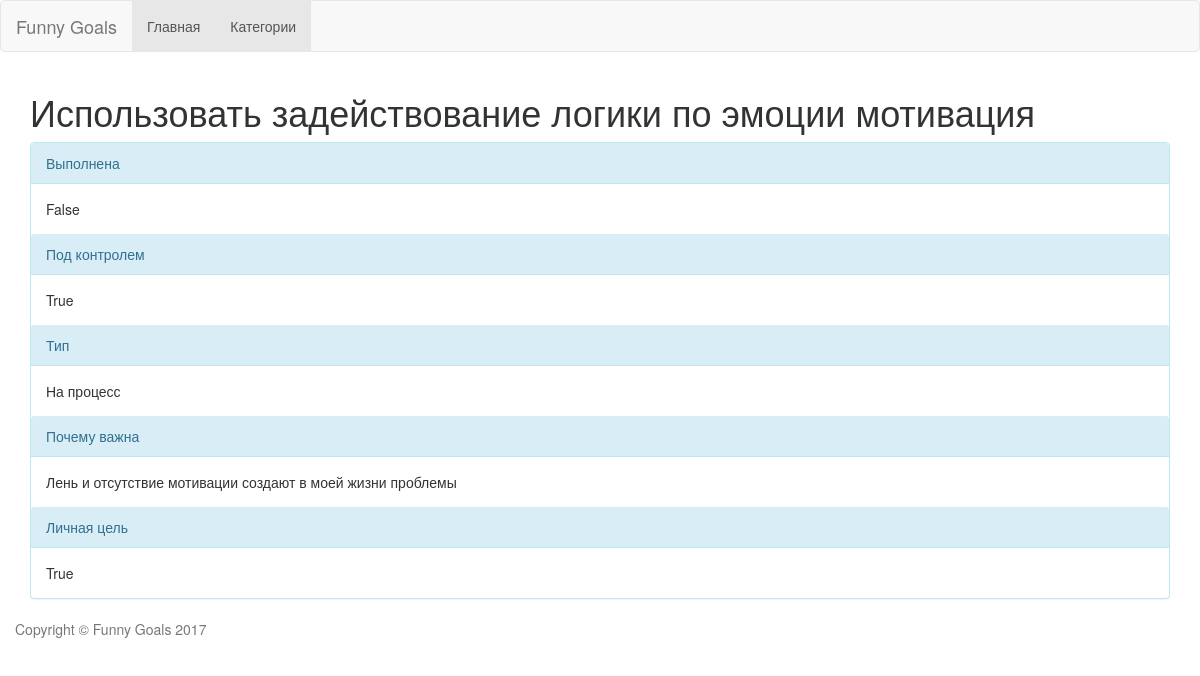
/goals/goal/detail/22, run on the app's committed database.
### goal_app/models.py (models this page shows, shortened)
class Goal(models.Model):
    name = models.CharField(max_length=64)
    is_success = models.BooleanField(default=False)
    in_control = models.BooleanField(default=False)
    refs_in_control = models.ManyToManyField('self', null=True, blank=True)
    is_personal = models.BooleanField(default=False)
    def has_refs_in_control(self):
        return self.in_control or bool(self.refs_in_control.all())
    TODAY = 'TD'
    SHORT = 'SH'
    MIDDLE = 'MD'
    LONG = 'LG'
    BY_TIME = (
        (TODAY, 'На сегодня'),
        (SHORT, 'Краткосрочные'),
        (MIDDLE, 'Среднесрочные'),
        (LONG, 'Долгострочные')
    )
    by_time = models.CharField(max_length=2, choices=BY_TIME)
    RESULT = 'R'
    PROCESS = 'P'
    BY_TYPE = (
        (RESULT, 'На результат'),
        (PROCESS, 'На процесс')
    )
    by_type = models.CharField(max_length=1, choices=BY_TYPE)
    def get_type(self):
        for t in self.BY_TYPE:
            if t[0] == self.by_type:
                return t[1]
    why_important = models.TextField(blank=True)
    category = models.ForeignKey(Category)

### goal_app/views.py (the view)
# urls.py: url(r'goal/detail/(?P<pk>\d+)$', GoalDetailView.as_view(), name='goal')
class GoalDetailView(DetailView):
    model = Goal
    template_name = 'goal.html'

### goal_app/templates/goal.html (shortened to what this page needs)
{% extends "main.html" %}
{% block content %}
    <h1>{{object.name}}</h1>
    <div class="panel {% if not object.has_refs_in_control %}panel-warning{%else%}panel-info{%endif%}">
        <div class="panel-heading">
            Выполнена
        </div>
        <div class="panel-body">
            {{object.is_success}}
        </div>
        <div class="panel-heading">
            Под контролем
        </div>
        <div class="panel-body">
            {{object.in_control}}
        </div>
        <div class="panel-heading">
            Тип
        </div>
        <div class="panel-body">
            {{object.get_type}}
        </div>
        <div class="panel-heading">
            Почему важна
        </div>
        <div class="panel-body">
            {{object.why_important}}
        </div>
        <div class="panel-heading">
            Личная цель
        </div>
        <div class="panel-body">
            {{object.is_personal}}
        </div>
    </div>
{% endblock %}

### data on the page
Goal: name "Использовать задействование логики по эмоции мотивация", is_success "False", in_control "True", get_type "На процесс", why_important "Лень и отсутствие мотивации создают в моей жизни проблемы", is_personal "True"
